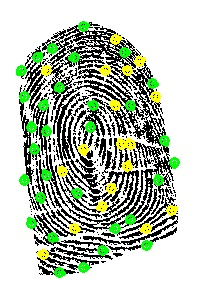
#> input picture minutiaenet-testing/with-preprocessing/minutiae_visualizations/1.jpg, 199 x 281 px
$ python -i scale_estimate.py   (imports and definitions only)
#> lines starting #> are read from the running program, lines starting #| are printed output that depends on the picture
"""
Robust ridge-period estimate for choosing a 500 DPI scale factor.

ground_truth_tool.measure_scale looks at one centre patch, which fails when the
finger is diagonal or small in its crop, or the photo is soft. This version
scans a grid of patches over a working copy, measures each one's radial-spectrum
peak and how prominent it is, and takes the median period of the most prominent
patches. Returns (scale, period_at_work_scale, prominence), or (None, ...) when
no patch shows a clear ridge frequency.
"""
import cv2
import numpy as np

from fir import TARGET_RIDGE_PERIOD_PX

WORK_MAX_DIM = 800
WHITEN = 0.0   # spectrum weight exponent; chosen by validation against the verified Rahul scales
CLAHE = cv2.createCLAHE(clipLimit=3.0, tileGridSize=(8, 8))


def patch_peak(p, lo_period=4.0, hi_period=30.0):
    p = p.astype(np.float32)
    p = p - cv2.GaussianBlur(p, (0, 0), 10)
    n = p.shape[0]
    spec = np.abs(np.fft.fftshift(np.fft.fft2(p * np.outer(np.hanning(n), np.hanning(n)))))
    yy, xx = np.mgrid[0:n, 0:n]
    rad = np.hypot(yy - n // 2, xx - n // 2).astype(int)
    radial = np.bincount(rad.ravel(), spec.ravel()) / np.maximum(np.bincount(rad.ravel()), 1)
    lo, hi = max(2, int(n / hi_period)), min(len(radial) - 1, int(n / lo_period))
    # Natural images fall off roughly as 1/f, so without whitening the lowest bin
    # (shading, the finger outline) always wins. Multiply by radius to flatten it.
    band = radial[lo:hi] * np.arange(lo, hi) ** WHITEN
    if band.size < 3:
        return None, 0.0
    k = int(np.argmax(band))
    if k == 0 or k == band.size - 1:          # peak on the band edge: no real ridge frequency
        return None, 0.0
    a, b, c = band[k - 1], band[k], band[k + 1]
    off = 0.5 * (a - c) / (a - 2 * b + c) if (a - 2 * b + c) != 0 else 0.0   # sub-bin peak
    return n / (k + lo + off), float(b / (np.median(band) + 1e-9))


def estimate(gray, min_prominence=2.0, top=3):
    s0 = min(1.0, WORK_MAX_DIM / max(gray.shape))
    work = CLAHE.apply(cv2.resize(gray, None, fx=s0, fy=s0, interpolation=cv2.INTER_AREA))
    h, w = work.shape
    # large patches (as in the centre-patch method) keep the frequency resolution fine;
    # scanning several of them handles fingers that are off-centre or diagonal in the crop
    patch = max(64, int(min(h, w) * 0.5))
    found = []
    for y in range(0, h - patch + 1, patch // 2):
        for x in range(0, w - patch + 1, patch // 2):
            per, prom = patch_peak(work[y:y + patch, x:x + patch])
            if per and prom >= min_prominence:
                found.append((prom, per))
    if not found:
        return None, None, 0.0
    found.sort(reverse=True)
    best = found[:top]
    period = float(np.median([p for _, p in best]))
    return s0 * TARGET_RIDGE_PERIOD_PX / period, period, float(np.median([q for q, _ in best]))

>>> import cv2
>>> picture = cv2.imread('../minutiaenet-testing/with-preprocessing/minutiae_visualizations/1.jpg', cv2.IMREAD_GRAYSCALE)
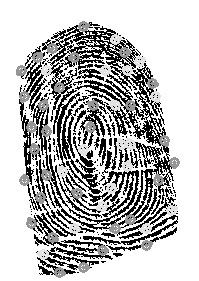
#> picture: shape (281, 199); min 0, max 255, mean 186
>>> result = estimate(picture)
#> the loop in estimate, `for y in range(0, h - patch + 1, patch // 2):` made 4 passes
#> pass 1, in patch_peak, `p = p.astype(np.float32)`:
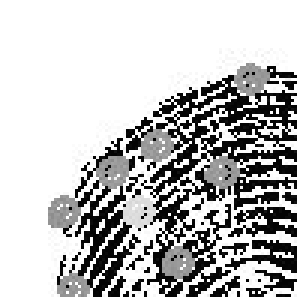
#> p: shape (99, 99) float32 (shown 3 times larger); min 3, max 255, mean 190.5
#> pass 1, in patch_peak, `p = p - cv2.GaussianBlur(p, (0, 0), 10)`:
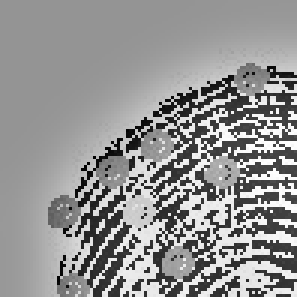
#> p: shape (99, 99) float32 (shown 3 times larger); min -198.2, max 142.8, mean 0; drawn with min black and max white
#> pass 1, in patch_peak, `spec = np.abs(np.fft.fftshift(np.fft.fft2(p * np.outer(np.hanning(n), ..`:
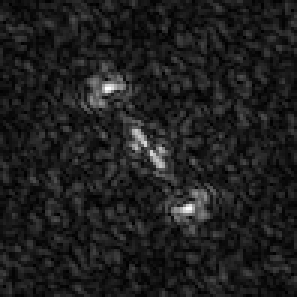
#> spec: shape (99, 99) float64 (shown 3 times larger); min 37.1, max 24004.7, mean 2945.4; drawn with min black and max white
#> pass 1, in patch_peak (call 2), `p = p.astype(np.float32)`:
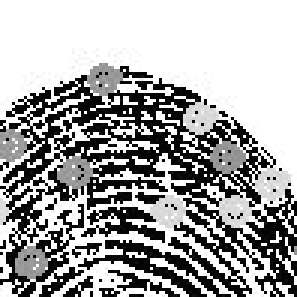
#> p: shape (99, 99) float32 (shown 3 times larger); min 3, max 255, mean 168.2
#> after the loop in estimate, `for y in range(0, h - patch + 1, patch // 2):`: found = [(2.69, 25.23), (2.47, 14.11)]
#> in estimate, `period = float(np.median([p for _, p in best]))`: period = 19.67
#> result = (0.508, 19.67, 2.58)

$ run again, on minutiaenet-testing/with-preprocessing/minutiae_visualizations/10.jpg
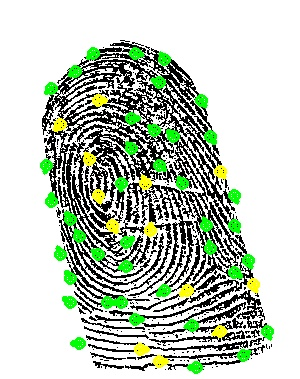
#> input picture minutiaenet-testing/with-preprocessing/minutiae_visualizations/10.jpg, 300 x 379 px
#> the loop in estimate, `for y in range(0, h - patch + 1, patch // 2):` made 4 passes
#> pass 1, in patch_peak, `spec = np.abs(np.fft.fftshift(np.fft.fft2(p * np.outer(np.hanning(n), ..`:
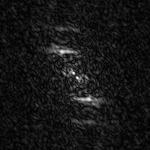
#> spec: shape (150, 150) float64; min 44.58, max 44206.9, mean 3914.2; drawn with min black and max white
#> pass 1, in patch_peak (call 2), `p = p.astype(np.float32)`:
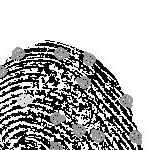
#> p: shape (150, 150) float32; min 3, max 255, mean 178.9
#> after the loop in estimate, `for y in range(0, h - patch + 1, patch // 2):`: found = [(2.47, 7.33)]
#> period = 7.33
#> result = (1.36, 7.33, 2.47)

$ run again, on minutiaenet-testing/with-preprocessing/minutiae_visualizations/2.jpg
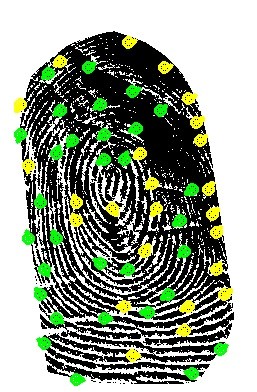
#> input picture minutiaenet-testing/with-preprocessing/minutiae_visualizations/2.jpg, 257 x 392 px
#> the loop in estimate, `for y in range(0, h - patch + 1, patch // 2):` made 5 passes
#> pass 1, in patch_peak, `spec = np.abs(np.fft.fftshift(np.fft.fft2(p * np.outer(np.hanning(n), ..`:
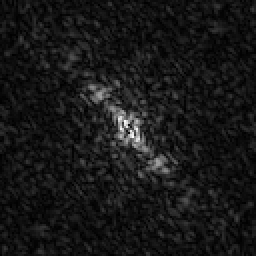
#> spec: shape (128, 128) float64 (shown 2 times larger); min 4.64, max 33768.2, mean 3165; drawn with min black and max white
#> pass 1, in patch_peak (call 2), `p = p.astype(np.float32)`:
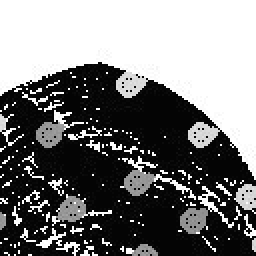
#> p: shape (128, 128) float32 (shown 2 times larger); min 3, max 255, mean 122.1
#> after the loop in estimate, `for y in range(0, h - patch + 1, patch // 2):`: found = [(4.13, 25.95), (4.39, 20.16), (2.52, 23.81), (2.17, 25.19)]
#> best = [(4.39, 20.16), (4.13, 25.95), (2.52, 23.81)]
#> period = 23.81
#> result = (0.42, 23.81, 4.13)
